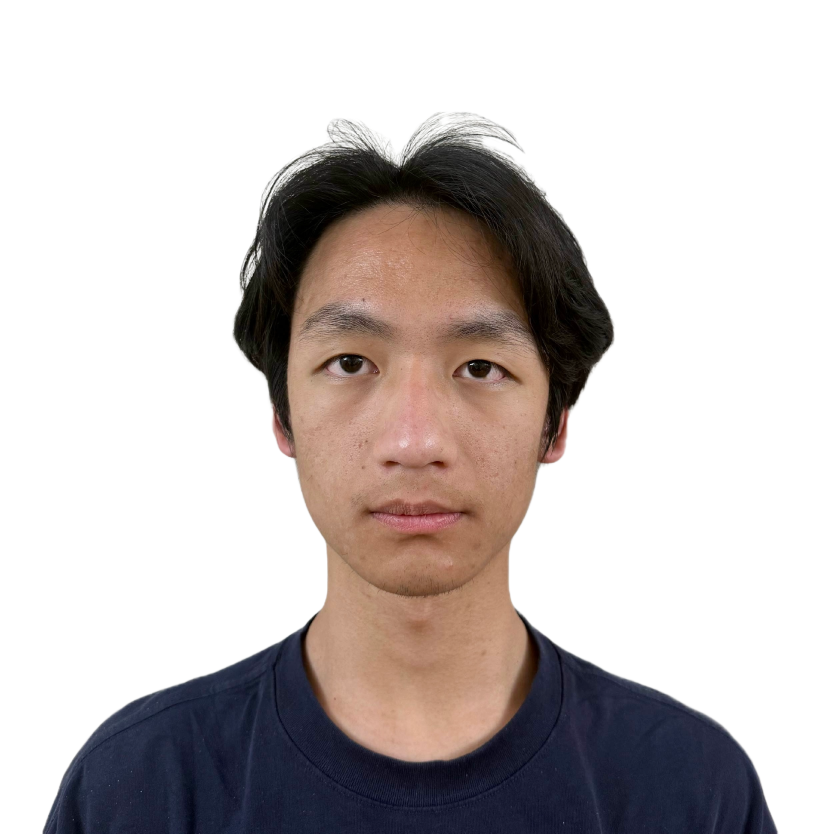
#> input picture resources/portrait.png, 2500 x 2500 px (shown at 1/3 size)
$ python -i generate_footer_ascii.py   (imports and definitions only)
#> lines starting #> are read from the running program, lines starting #| are printed output that depends on the picture
#!/usr/bin/env python3
"""Generate a mirrored ASCII portrait and embed its characters in index.html."""

from __future__ import annotations

import argparse
from pathlib import Path
from typing import Optional

from PIL import Image, ImageOps


COLS = 96
ROWS = 58
BACKGROUND_CUTOFF = 42
GLYPHS = " .:-=+*#%@MW"
START_MARKER = "<!-- MQIU_ASCII_START -->"
END_MARKER = "<!-- MQIU_ASCII_END -->"
BLINK_EYES = (
    # Bounds, vertical close cell, and vertical squeeze core on the mirrored grid.
    (69, 28, 73, 33, 30, 71, 30, 31),
    (44, 33, 47, 37, 35, 46, 35, 35),
)


def blink_fill_level(image: Image.Image, x: int, y: int) -> Optional[tuple[int, bool, bool, bool]]:
    """Return a face tone, tip flag, vertical-core flag, and closed-eye flag."""
    for left, top, right, bottom, close_row, close_column, core_top, core_bottom in BLINK_EYES:
        if top <= y <= bottom and left <= x <= right and image.getpixel((x, y)) <= BACKGROUND_CUTOFF:
            flank_left = image.getpixel((max(0, left - 2), y))
            flank_right = image.getpixel((min(COLS - 1, right + 2), y))
            luminance = round((flank_left + flank_right) / 2)
            amount = (luminance - BACKGROUND_CUTOFF) / (255 - BACKGROUND_CUTOFF)
            level = round(amount * (len(GLYPHS) - 1))
            eye_tip = y in (top, bottom)
            vertical_core = core_top <= y <= core_bottom and x == close_column
            closed_eye = y == close_row and x == close_column
            return level, eye_tip, vertical_core, closed_eye
    return None


def build_markup(source: Path) -> str:
    """Sample the portrait and wrap every foreground glyph in an HTML span."""
#> called with source = '../resources/portrait.png'
    image = ImageOps.mirror(
        Image.open(source).convert("L").resize((COLS, ROWS), Image.Resampling.LANCZOS)
    )
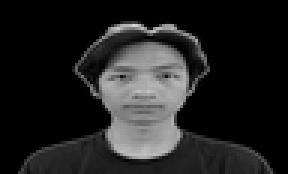
#> image: PIL image 96x58 L (shown 3 times larger); min 0, max 217, mean 33.4
    rows = []
    for y in range(ROWS):
        characters = []
        for x in range(COLS):
            luminance = image.getpixel((x, y))
            if luminance <= BACKGROUND_CUTOFF:
                blink_fill = blink_fill_level(image, x, y)
                if blink_fill is not None:
                    fill_level, eye_tip, vertical_core, closed_eye = blink_fill
                    blink_character = GLYPHS[fill_level]
                    narrow_character = blink_character if eye_tip else " "
                    squint_character = " " if vertical_core else blink_character
                    closed_character = "|" if closed_eye else blink_character
                    closed_class = " footer-ascii-blink-closed" if closed_eye else ""
                    characters.append(
                        f'<span class="footer-ascii-char t{fill_level} footer-ascii-blink-fill{closed_class}" '
                        f'data-char=" " data-narrow-char="{narrow_character}" '
                        f'data-squint-char="{squint_character}" '
                        f'data-blink-char="{closed_character}"> </span>'
                    )
                    continue
                characters.append(" ")
                continue

            amount = (luminance - BACKGROUND_CUTOFF) / (255 - BACKGROUND_CUTOFF)
            level = round(amount * (len(GLYPHS) - 1))
            character = GLYPHS[level]
            characters.append(
                f'<span class="footer-ascii-char t{level}" data-char="{character}">'
                f"{character}</span>"
            )
        rows.append("".join(characters).rstrip())
#> after the loop, rows = 58 items, first 6: '', '', '', '', '', ''
    return "\n".join(rows)


def embed_ascii(source: Path, output: Path) -> None:
    """Replace the marked source region with the generated HTML character grid."""
    html = output.read_text(encoding="utf-8")
    start = html.find(START_MARKER)
    end = html.find(END_MARKER, start + len(START_MARKER))
    if start < 0 or end < 0:
        raise SystemExit(f"Could not find ASCII markers in {output}")

    content_start = start + len(START_MARKER)
    updated = html[:content_start] + build_markup(source) + html[end:]
    output.write_text(updated, encoding="utf-8")


def main() -> None:
    parser = argparse.ArgumentParser(description=__doc__)
    parser.add_argument("source", type=Path, help="source MQiu Bot image")
    parser.add_argument(
        "--output",
        type=Path,
        default=Path(__file__).resolve().parents[1] / "index.html",
        help="HTML file to update (defaults to index/index.html)",
    )
    args = parser.parse_args()
    embed_ascii(args.source, args.output)
    print(f"Embedded {COLS}x{ROWS} ASCII art in {args.output}")


# [2 lines not run here, left out]

>>> result = build_markup('../resources/portrait.png')
